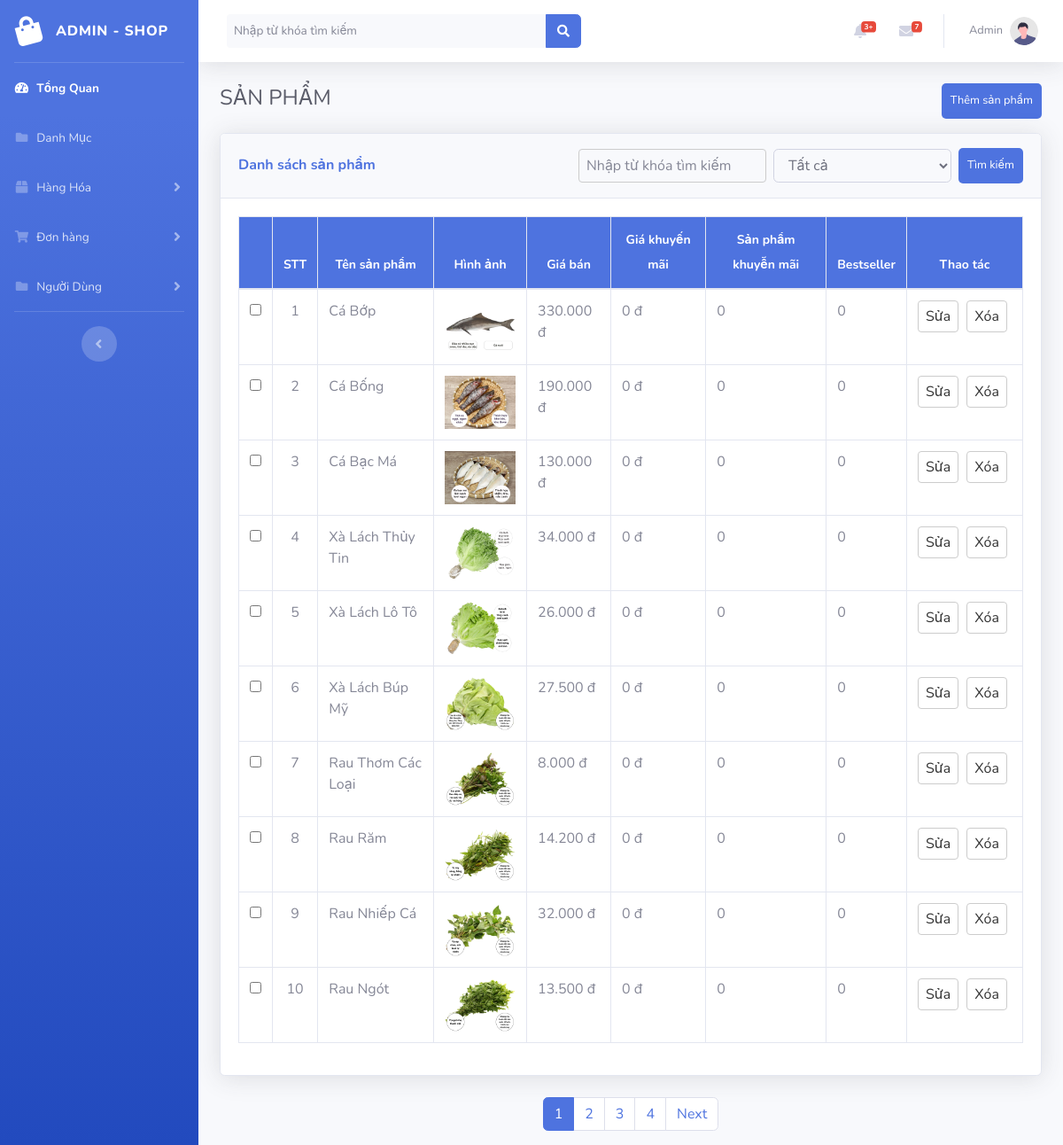
/quantri/index.php?act=sanpham, run on the app's committed database.
### tables this page shows
CREATE TABLE `sanpham` (
  `id` int(10) NOT NULL,
  `iddm` int(4) NOT NULL,
  `tensanpham` varchar(255) NOT NULL,
  `img` varchar(500) NOT NULL,
  `gia` double(10,0) NOT NULL,
  `giakhuyenmai` double(10,0) DEFAULT NULL,
  `sanphamkhuyenmai` tinyint(1) NOT NULL DEFAULT 0 COMMENT '	0. sản phẩm không khuyến mãi 1. sản phẩm khuyến mãi	',
  `bestseller` tinyint(1) NOT NULL DEFAULT 0,
  `daban` int(10) NOT NULL DEFAULT 0,
  `view` int(10) NOT NULL DEFAULT 0
);

### model/pdo.php (called while the page is built, shortened)
<?php
function pdo_get_connection(){
    $dburl = "mysql:host=localhost;dbname=ql_shop_thucpham;charset=utf8";
    $username = 'root';
    $password = '';
    $conn = new PDO($dburl, $username, $password);
    $conn->setAttribute(PDO::ATTR_ERRMODE, PDO::ERRMODE_EXCEPTION);
    return $conn;
}
function pdo_query($sql){
    $sql_args = array_slice(func_get_args(), 1);
    try{
        $conn = pdo_get_connection();
        $stmt = $conn->prepare($sql);
        $stmt->execute($sql_args);
        $rows = $stmt->fetchAll();
        return $rows;
    }
    catch(PDOException $e){
        throw $e;
    }
    finally{
        unset($conn);
    }
}

### model/sanpham.php (called while the page is built, shortened)
<?php
require_once 'pdo.php';
function get_sanpham_all_admin($kyw, $iddm, $page){
    $soluongsp = 10;
    $batdau = ($page - 1) * $soluongsp;
    $sql = "SELECT * FROM sanpham WHERE 1";
    $total_products = count(pdo_query("SELECT id FROM sanpham"));
    $total_pages = ceil($total_products / $soluongsp);
    $sql .= " ORDER BY id DESC";
    $sql .= " LIMIT " .$batdau."," .$soluongsp;
    return array(
        'total_pages' => $total_pages,
        'data' => pdo_query($sql)
    );
}

### quantri/view/sanpham/listsp.php (the view, shortened to what this page needs)
<div class="container-fluid">
    <div style="display: flex; align-items: center;">
        <h1 class="h4 mb-2 text-gray-800" style="flex: 1;">SẢN PHẨM</h1>
        <a href="index.php?act=sanpham_add">
            <input type="submit" name="addsp" value="Thêm sản phẩm" class="btn btn-primary m-0" style="border-radius: 5px; padding: 3px 10px; font-size: 0.8rem; height: 40px;">
        </a>
    </div>
    <section class="mt-3">
        <div class="card shadow mb-4">
            <div class="card-header py-3 d-flex flex-row align-items-center justify-content-between">
                <h6 class="m-0 font-weight-bold text-primary">Danh sách sản phẩm</h6>
                <form action="index.php?act=sanpham" method="post" enctype="multipart/form-data" class="d-flex">
                    <div class="d-flex flex-row align-items-center">
                        <div class="form-group m-0 mr-2">
                            <input class="form-control bg-light border-2 small" type="text" name="kyw" placeholder="Nhập từ khóa tìm kiếm">
                        </div>
                        <div class="form-group m-0 mr-2 d-flex align-items-center justify-content-center">
                            <select class="bg-light border-2 small form-control" name="iddm" id="">
                                <option value="0" selected>Tất cả</option>
                            </select>
                        </div>
                        <input type="submit" name="search" value="Tìm kiếm" class="btn btn-primary m-0" style="border-radius: 5px; padding: 3px 10px; font-size: 0.8rem; height: 40px;">
                    </div>
                </form>
            </div>
            <div class="card-body">
                <div class="table-responsive">
                    <table class="table table-bordered" id="dataTable" width="100%" cellspacing="0">
                        <thead>
                            <tr>
                                <th class="stt"></th>
                                <th class="stt">STT</th>
                                <th>Tên sản phẩm</th>
                                <th>Hình ảnh</th>
                                <th>Giá bán</th>
                                <th>Giá khuyến mãi</th>
                                <th>Sản phẩm khuyễn mãi</th>
                                <th>Bestseller</th>
                                <th>Thao tác</th>
                            </tr>
                        </thead>
                        <tbody>
                            <?php
                                if(isset($dssp) && (count($dssp) > 0)){
                                    $i = 1;
                                    foreach ($dssp as $item) {
                                        $gia_format = number_format($item['gia'], 0, ',', '.');
                                        $giakhuyenmai_format = number_format($item['giakhuyenmai'], 0, ',', '.');
                                        echo '<tr>
                                                <td class="stt"><input type="checkbox" name="myCheckbox"></td>
                                                <td class="stt">'.$i.'</td>
                                                <td>'.$item['tensanpham'].'</td>
                                                <td> <img src="'.$item['img'].'" width="80px"></td>
                                                <td>' . $gia_format . ' đ</td>
                                                <td>' . $giakhuyenmai_format . ' đ</td>
                                                <td>' . $item['sanphamkhuyenmai'] . ' </td>
                                                <td>' . $item['bestseller'] . ' </td>
                                                <td>
                                                    <a style="text-decoration: none;" href="index.php?act=updatespform&id='.$item['id'].'">Sửa</a>
                                                    <a style="text-decoration: none;" href="index.php?act=delsp&id='.$item['id'].'">Xóa</a>
                                                </td>
                                            </tr>';
                                            $i++;
                                    }
                                }
                            ?>
                        </tbody>
                    </table>
                </div>
            </div>
        </div>
        <div class="row">
            <div class="col-sm-12 col-md-12 d-flex justify-content-center">
                <div class="dataTables_paginate paging_simple_numbers" id="dataTable_paginate">
                    <ul class="pagination">
                        <?php
                            $show_pages = 5;
                            $start_page = max(1, $page - $show_pages);
                            $end_page = min($total_pages, $page + $show_pages);
                            for ($i = $start_page; $i <= $end_page; $i++) {
                                if ($i == $page) {
                                    echo '<li class="paginate_button page-item active"><span class="page-link">'.$i.'</span></li>';
                                } else {
                                    echo '<li class="paginate_button page-item"><a href="index.php?act=sanpham&page='.$i.'" aria-controls="dataTable" data-dt-idx="1" tabindex="0" class="page-link">'.$i.'</a></li>';
                                }
                            }
                            if ($page < $total_pages) {
                                echo '<li class="paginate_button page-item next" id="dataTable_next"><a href="index.php?act=sanpham&page='.($page + 1).'" aria-controls="dataTable" data-dt-idx="7" tabindex="0" class="page-link">Next</a></li>';
                            }
                        ?>
                    </ul>
                </div>
            </div>
        </div>
    </section>
</div>

### quantri/css/style.css (style rules this page uses)
input[type="text"] { padding: 8px; border: 1px solid #ccc; border-radius: 4px; }
input[type="submit"] { padding: 8px 15px; background-color: #4e73df; color: #fff; border: none; border-radius: 4px; cursor: pointer; }
table { width: 100%; border-collapse: collapse; }
th, td { padding: 6px; text-align: left; border-bottom: 1px solid #ddd; border: 0.5px solid #ece7e7; }
.stt { width: 30px; text-align: center; }
th { background-color: #4e73df; color: #fff; font-size: 14px; border: 1px solid #fff; text-align: center; line-height: 2; }
td:last-child { white-space: nowrap; }
td a { display: inline-block; margin-right: 5px; text-decoration: none; color: #333; padding: 5px 8px; border: 1px solid #ccc; border-radius: 4px; }

### data on the page
sanpham: tensanpham "Cá Bớp", img (picture), gia "330.000", giakhuyenmai "0", sanphamkhuyenmai "0", bestseller "0"
sanpham: tensanpham "Cá Bống", img (picture), gia "190.000", giakhuyenmai "0", sanphamkhuyenmai "0", bestseller "0"
sanpham: tensanpham "Cá Bạc Má", img (picture), gia "130.000", giakhuyenmai "0", sanphamkhuyenmai "0", bestseller "0"
sanpham: tensanpham "Xà Lách Thủy Tin", img (picture), gia "34.000", giakhuyenmai "0", sanphamkhuyenmai "0", bestseller "0"
sanpham: tensanpham "Xà Lách Lô Tô", img (picture), gia "26.000", giakhuyenmai "0", sanphamkhuyenmai "0", bestseller "0"
sanpham: tensanpham "Xà Lách Búp Mỹ", img (picture), gia "27.500", giakhuyenmai "0", sanphamkhuyenmai "0", bestseller "0"
sanpham: tensanpham "Rau Thơm Các Loại", img (picture), gia "8.000", giakhuyenmai "0", sanphamkhuyenmai "0", bestseller "0"
sanpham: tensanpham "Rau Răm", img (picture), gia "14.200", giakhuyenmai "0", sanphamkhuyenmai "0", bestseller "0"
sanpham: tensanpham "Rau Nhiếp Cá", img (picture), gia "32.000", giakhuyenmai "0", sanphamkhuyenmai "0", bestseller "0"
sanpham: tensanpham "Rau Ngót", img (picture), gia "13.500", giakhuyenmai "0", sanphamkhuyenmai "0", bestseller "0"
